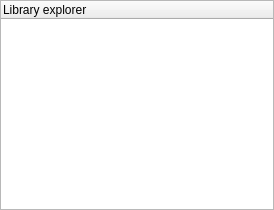
<?xml version="1.0" encoding="UTF-8"?>
<ui version="4.0">
 <author>Tomas Dubsky (xdubsk08)</author>
 <class>LibraryExplorer</class>
 <widget class="QWidget" name="LibraryExplorer">
  <property name="geometry">
   <rect>
    <x>0</x>
    <y>0</y>
    <width>274</width>
    <height>210</height>
   </rect>
  </property>
  <layout class="QVBoxLayout" name="verticalLayout">
   <property name="leftMargin">
    <number>0</number>
   </property>
   <property name="topMargin">
    <number>0</number>
   </property>
   <property name="rightMargin">
    <number>0</number>
   </property>
   <property name="bottomMargin">
    <number>0</number>
   </property>
   <item>
    <widget class="QTreeWidget" name="view">
     <property name="contextMenuPolicy">
      <enum>Qt::CustomContextMenu</enum>
     </property>
     <property name="dragEnabled">
      <bool>true</bool>
     </property>
     <property name="dragDropMode">
      <enum>QAbstractItemView::DragOnly</enum>
     </property>
     <column>
      <property name="text">
       <string>Library explorer</string>
      </property>
     </column>
    </widget>
   </item>
  </layout>
  <action name="actionEdit_file">
   <property name="text">
    <string>Edit file</string>
   </property>
  </action>
  <action name="actionAdd_new">
   <property name="text">
    <string>Add new...</string>
   </property>
  </action>
  <action name="actionDelete">
   <property name="text">
    <string>Delete...</string>
   </property>
   <property name="toolTip">
    <string>Delete...</string>
   </property>
  </action>
  <action name="actionRename">
   <property name="text">
    <string>Rename...</string>
   </property>
   <property name="toolTip">
    <string>Rename...</string>
   </property>
  </action>
 </widget>
 <resources/>
 <connections/>
</ui>
